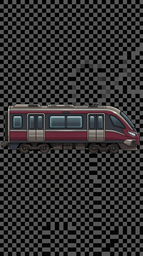
#> input picture assets/user-pack/_source/train-side.png, 143 x 256 px, shrunk from 1536 x 2752 before the run
$ python -i prepare_rail_assets.py   (imports and definitions only)
#> lines starting #> are read from the running program, lines starting #| are printed output that depends on the picture
#!/usr/bin/env python3
from __future__ import annotations

import argparse
import math
from collections import deque
from pathlib import Path
from typing import Iterable

from PIL import Image


ROOT = Path(__file__).resolve().parent.parent
DEFAULT_FRONT = Path.home() / "Downloads" / "train-front.png"
DEFAULT_SIDE = Path.home() / "Downloads" / "train-side.png"
DEFAULT_BACKGROUND = Path.home() / "Downloads" / "train-background.png"


def ensure_parent(path: Path) -> None:
    path.parent.mkdir(parents=True, exist_ok=True)


def clamp(value: int, min_value: int, max_value: int) -> int:
    return max(min_value, min(value, max_value))


def quantize_channel(value: int) -> int:
    return int(round(value / 16.0) * 16)


def color_distance(a: tuple[int, int, int], b: tuple[int, int, int]) -> float:
    dr = a[0] - b[0]
    dg = a[1] - b[1]
    db = a[2] - b[2]
    return math.sqrt(dr * dr + dg * dg + db * db)


def collect_border_palette(image: Image.Image) -> list[tuple[int, int, int]]:
    width, height = image.size
    pixels = image.load()
    samples: list[tuple[int, int, int]] = []
    stride_x = max(1, width // 40)
    stride_y = max(1, height // 40)

    points: list[tuple[int, int]] = []
    for x in range(0, width, stride_x):
        points.append((x, 0))
        points.append((x, height - 1))
    for y in range(0, height, stride_y):
        points.append((0, y))
        points.append((width - 1, y))

    for x, y in points:
        r, g, b, a = pixels[x, y]
        if a < 8:
            continue
        sample = (quantize_channel(r), quantize_channel(g), quantize_channel(b))
        if any(color_distance(existing, sample) <= 28 for existing in samples):
            continue
        samples.append(sample)

    return samples


def is_background_like(
    rgba: tuple[int, int, int, int],
    palette: list[tuple[int, int, int]],
    tolerance: float = 42.0
) -> bool:
    r, g, b, a = rgba
    if a < 8:
        return True
    sample = (r, g, b)
    return any(color_distance(sample, color) <= tolerance for color in palette)


def trim_fake_background(source: Path, destination: Path, passes: int = 3) -> None:
#> called with destination = 'out.png', passes = 3
    image = Image.open(source).convert("RGBA")
#> image is the input picture: PIL image 143x256 RGBA; mean R, G, B, A 51.2, 49.8, 50.1, 255

    for _ in range(passes):
        palette = collect_border_palette(image)
        if not palette:
            break
        width, height = image.size
        pixels = image.load()
        visited = [[False for _ in range(width)] for _ in range(height)]
        queue: deque[tuple[int, int]] = deque()

        def enqueue(x: int, y: int) -> None:
            if x < 0 or y < 0 or x >= width or y >= height:
                return
            if visited[y][x]:
                return
            if not is_background_like(pixels[x, y], palette):
                return
            visited[y][x] = True
            queue.append((x, y))

        for x in range(width):
            enqueue(x, 0)
            enqueue(x, height - 1)
        for y in range(height):
            enqueue(0, y)
            enqueue(width - 1, y)

        while queue:
            x, y = queue.popleft()
            enqueue(x - 1, y)
            enqueue(x + 1, y)
            enqueue(x, y - 1)
            enqueue(x, y + 1)
            enqueue(x - 1, y - 1)
            enqueue(x + 1, y - 1)
            enqueue(x - 1, y + 1)
            enqueue(x + 1, y + 1)

        min_x = width
        min_y = height
        max_x = -1
        max_y = -1

        for y in range(height):
            for x in range(width):
                if visited[y][x]:
                    r, g, b, _ = pixels[x, y]
                    pixels[x, y] = (r, g, b, 0)
                    continue
                if pixels[x, y][3] < 8:
                    continue
                if x < min_x:
                    min_x = x
                if x > max_x:
                    max_x = x
                if y < min_y:
                    min_y = y
                if y > max_y:
                    max_y = y

        if max_x < min_x or max_y < min_y:
            break

        padding = max(6, round(max(width, height) * 0.012))
        crop_x = clamp(min_x - padding, 0, width - 1)
        crop_y = clamp(min_y - padding, 0, height - 1)
        crop_w = clamp(max_x - min_x + 1 + padding * 2, 1, width - crop_x)
        crop_h = clamp(max_y - min_y + 1 + padding * 2, 1, height - crop_y)
        image = image.crop((crop_x, crop_y, crop_x + crop_w, crop_y + crop_h))
#> this loop made 2 passes
#> palette on pass 1: [(0, 0, 0), (32, 32, 32), (96, 96, 96), (64, 64, 64)]
#> pass 1, in trim_fake_background, `image = image.crop((crop_x, crop_y, crop_x + crop_w, crop_y + crop_h))`:
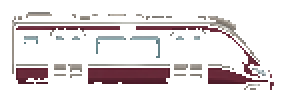
#> image: PIL image 141x51 RGBA (shown 2 times larger); mean R, G, B, A 70.4, 62.9, 65.2, 50.4; transparent parts drawn white

    width, height = image.size
    pixels = image.load()
    visited = [[False for _ in range(width)] for _ in range(height)]
    largest_component: list[tuple[int, int]] = []
    largest_bbox: tuple[int, int, int, int] | None = None

    for y in range(height):
        for x in range(width):
            if visited[y][x] or pixels[x, y][3] < 8:
                continue

            queue: deque[tuple[int, int]] = deque([(x, y)])
            visited[y][x] = True
            component: list[tuple[int, int]] = []
            min_x = max_x = x
            min_y = max_y = y

            while queue:
                current_x, current_y = queue.popleft()
                component.append((current_x, current_y))
                min_x = min(min_x, current_x)
                max_x = max(max_x, current_x)
                min_y = min(min_y, current_y)
                max_y = max(max_y, current_y)

                for next_x, next_y in (
                    (current_x - 1, current_y),
                    (current_x + 1, current_y),
                    (current_x, current_y - 1),
                    (current_x, current_y + 1),
                    (current_x - 1, current_y - 1),
                    (current_x + 1, current_y - 1),
                    (current_x - 1, current_y + 1),
                    (current_x + 1, current_y + 1)
                ):
                    if next_x < 0 or next_y < 0 or next_x >= width or next_y >= height:
                        continue
                    if visited[next_y][next_x] or pixels[next_x, next_y][3] < 8:
                        continue
                    visited[next_y][next_x] = True
                    queue.append((next_x, next_y))

            if len(component) > len(largest_component):
                largest_component = component
                largest_bbox = (min_x, min_y, max_x, max_y)

    if largest_bbox:
        keep = set(largest_component)
        for y in range(height):
            for x in range(width):
                if (x, y) in keep:
                    continue
                r, g, b, _ = pixels[x, y]
                pixels[x, y] = (r, g, b, 0)

        min_x, min_y, max_x, max_y = largest_bbox
        padding = max(8, round(max(width, height) * 0.02))
        crop_x = clamp(min_x - padding, 0, width - 1)
        crop_y = clamp(min_y - padding, 0, height - 1)
        crop_w = clamp(max_x - min_x + 1 + padding * 2, 1, width - crop_x)
        crop_h = clamp(max_y - min_y + 1 + padding * 2, 1, height - crop_y)
        image = image.crop((crop_x, crop_y, crop_x + crop_w, crop_y + crop_h))
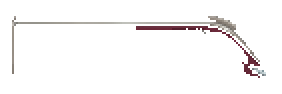
#> image: PIL image 141x47 RGBA (shown 2 times larger); mean R, G, B, A 72.4, 64.6, 67.3, 14; transparent parts drawn white

    ensure_parent(destination)
    image.save(destination, format="PNG", optimize=True)


# [54 lines left out: functions copy_background, backup_source, process_asset, main, not called in this run]


# [2 lines not run here, left out]

#> (the run stopped early here; a loop or call above may not have finished)
